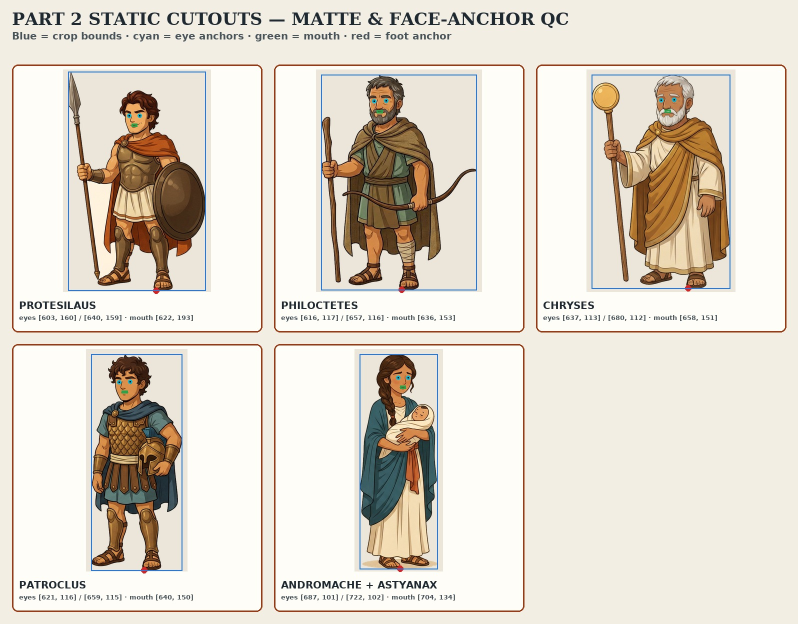
#> input picture production/part2/character_sheets/part2_cutout_calibration.jpg, 1596 x 1247 px (shown at 1/2 size)
$ python -i build_part2_character_cutouts.py   (imports and definitions only)
#> lines starting #> are read from the running program, lines starting #| are printed output that depends on the picture; after the words box and inside, x2 and y2 are one past the last pixel; in counts of white or black regions, pixels touching at a corner belong together
"""Extract approved Part 2 character sheets as transparent static cutouts and face anchors.

The sheets have a plain, nearly uniform warm-cream background. This tool removes only
background-colored pixels connected to the canvas border, so cream robes and swaddling
inside the character silhouettes remain opaque (unlike a global color-distance matte).
"""
import json
from pathlib import Path

import numpy as np
from PIL import Image, ImageDraw, ImageFont
from scipy import ndimage

ROOT = Path(__file__).resolve().parents[1]
SHEETS = ROOT / "production/part2/character_sheets"
RIG_DIR = ROOT / "production/assets/rigs"
ANCHORS_PATH = RIG_DIR / "char_anchors.json"
CALIBRATION_PATH = SHEETS / "part2_cutout_calibration.jpg"

CHARACTERS = {
    "protesilaus": {"sheet": "protesilaus_sheet.png", "face_roi": (575, 140, 700, 180)},
    "philoctetes": {"sheet": "philoctetes_sheet.png", "face_roi": (600, 108, 675, 132)},
    "chryses": {"sheet": "chryses_sheet.png", "face_roi": (620, 100, 700, 126)},
    "patroclus": {"sheet": "patroclus_sheet.png", "face_roi": (602, 104, 680, 130)},
    "andromache_astyanax": {"sheet": "andromache_astyanax_sheet.png", "face_roi": (672, 88, 738, 114)},
}


def border_pixels(rgb, thickness=18):
    return np.concatenate((
        rgb[:thickness, :, :].reshape(-1, 3),
        rgb[-thickness:, :, :].reshape(-1, 3),
        rgb[:, :thickness, :].reshape(-1, 3),
        rgb[:, -thickness:, :].reshape(-1, 3),
    ), axis=0)


def extract_border_connected_cutout(sheet_path: Path) -> Image.Image:
    source = Image.open(sheet_path).convert("RGB")
#> source is the input picture: PIL image 1596x1247 RGB; mean R, G, B 224.3, 216.8, 205.2
    rgb = np.asarray(source, dtype=np.float32)
    h, w = rgb.shape[:2]
#> h = 1247; w = 1596
    bg = np.median(border_pixels(rgb), axis=0)
#> bg = [242, 238, 227]
    distance = np.sqrt(np.sum((rgb - bg) ** 2, axis=2))

    # Flat background varies by only a few RGB levels; allow generous tolerance for
    # subtle backdrop shading while using border connectivity to protect pale clothing.
    background_candidates = distance <= 48.0
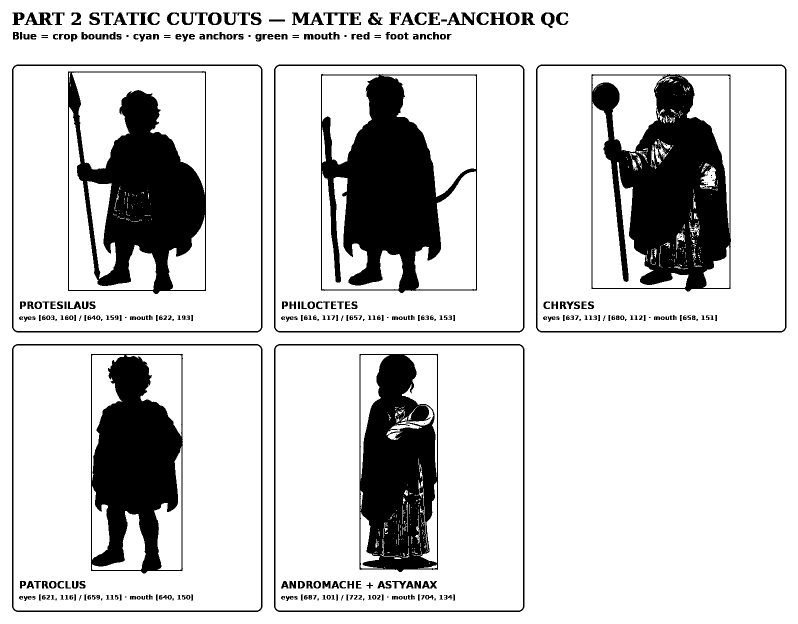
#> background_candidates: shape (1247, 1596) bool (shown at 1/2 size); 82.3% white; 391 black regions (73 under 20 px), largest, box (x1, y1, x2, y2) and area: (1183, 148, 1462, 583) 69079, (642, 148, 954, 586) 64031, (136, 142, 412, 588) 58419
    seeds = np.zeros((h, w), dtype=bool)
    seeds[0, :] = background_candidates[0, :]
#> seeds: shape (1247, 1596) bool; 0.08% white in thin lines or dots, all inside (x1, y1, x2, y2) = (0, 0, 1596, 1)
    seeds[-1, :] = background_candidates[-1, :]
    seeds[:, 0] = background_candidates[:, 0]
    seeds[:, -1] = background_candidates[:, -1]
#> seeds: shape (1247, 1596) bool; 0.29% white in thin lines or dots
    background = ndimage.binary_propagation(
        input=seeds,
        structure=np.ones((3, 3), dtype=bool),
        mask=background_candidates,
    )
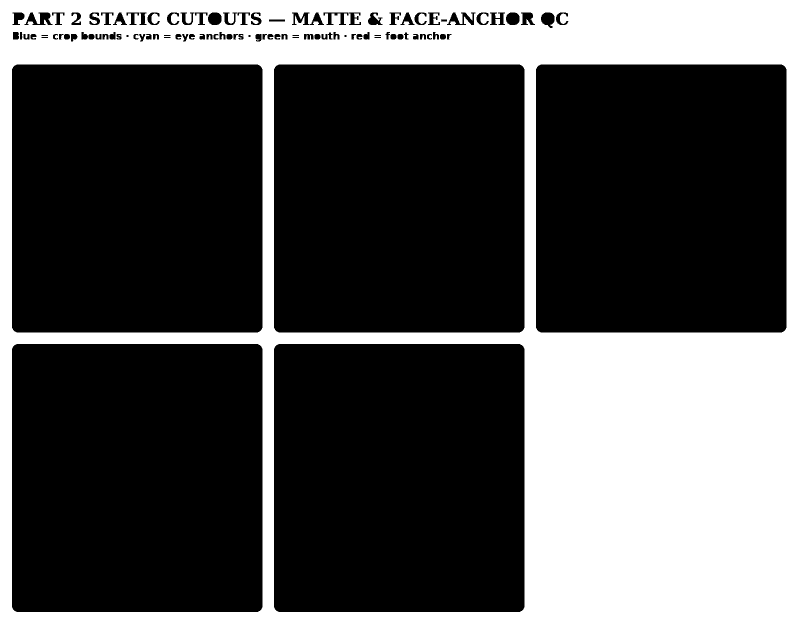
#> background: shape (1247, 1596) bool (shown at 1/2 size); 31.7% white; 1 white region, box (x1, y1, x2, y2) and area: (0, 0, 1596, 1247) 630692

    # Reject isolated background texture/noise that is not part of the figure.
    foreground = ~background
    labeled, count = ndimage.label(foreground, structure=np.ones((3, 3), dtype=bool))
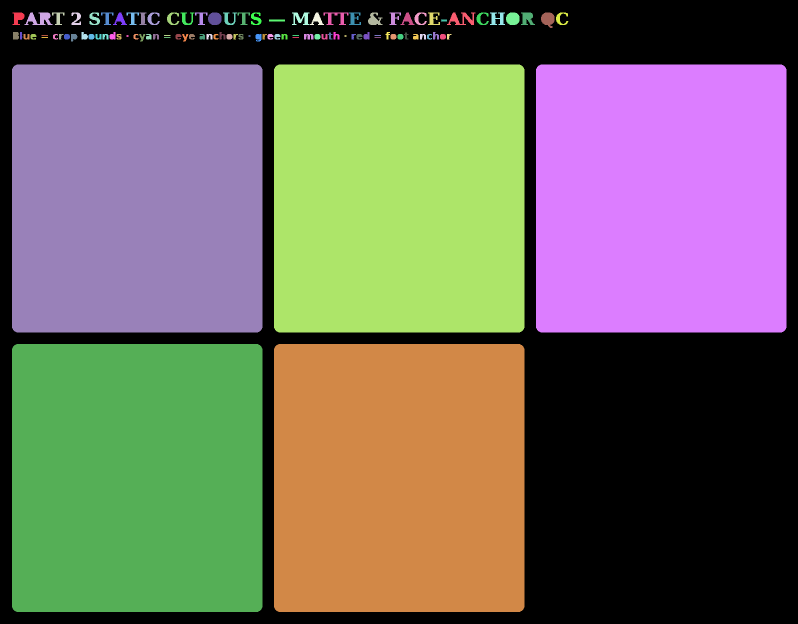
#> labeled: shape (1247, 1596) int32 (shown at 1/2 size); 103 distinct labels, from 0 to 102; one colour per label, 0 black
#> count = 102
    sizes = np.bincount(labeled.ravel())
#> sizes = 103 values, max 630692 at index 0, min 16 at index 88, mean 19322.4
    keep = sizes >= 80
    keep[0] = False
    foreground = keep[labeled]
#> foreground: shape (1247, 1596) bool; 68.3% white; 1 black region, box (x1, y1, x2, y2) and area: (0, 0, 1596, 1247) 631842
    background = ~foreground

    # A one-pixel inner transition keeps the edge antialiased without color-keying
    # the interior of light robes or the infant's swaddling.
    inside_distance = ndimage.distance_transform_edt(foreground)
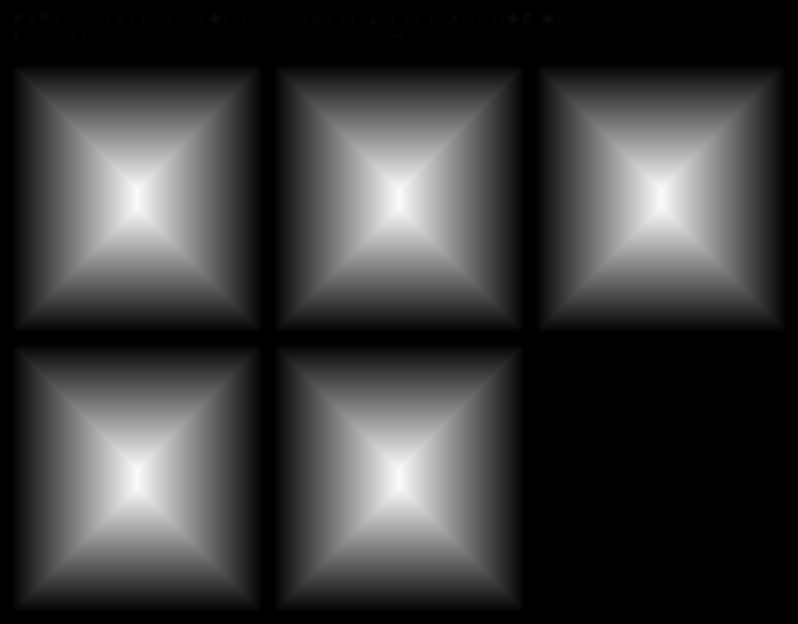
#> inside_distance: shape (1247, 1596) float64 (shown at 1/2 size); min 0, max 251, mean 58.5
    alpha = np.where(foreground, 255.0, 0.0)
    edge_band = foreground & (inside_distance < 1.5)
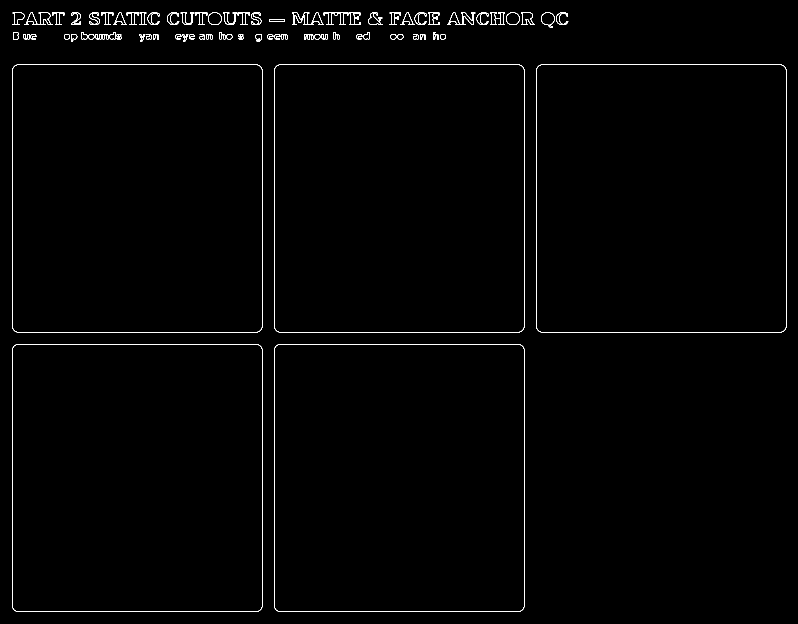
#> edge_band: shape (1247, 1596) bool (shown at 1/2 size); 0.89% white in thin lines or dots
    alpha[edge_band] = np.clip(inside_distance[edge_band] / 1.5, 0.0, 1.0) * 255.0
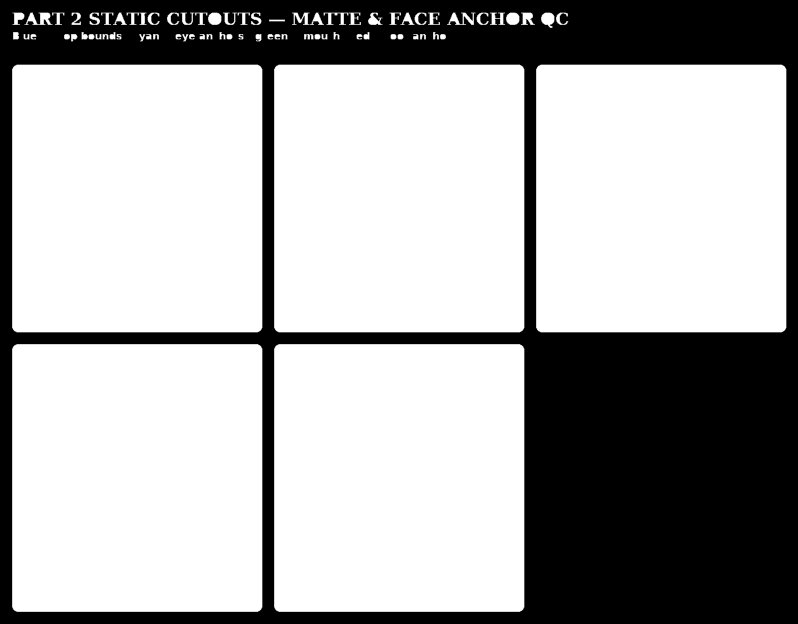
#> alpha: shape (1247, 1596) float64 (shown at 1/2 size); min 0, max 255, mean 173.3

    rgba = np.dstack((rgb, alpha)).clip(0, 255).astype(np.uint8)
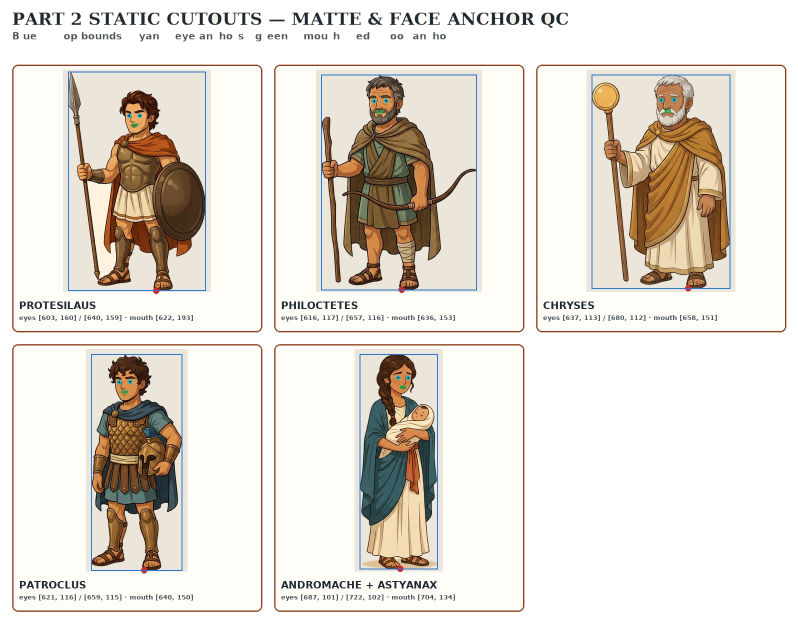
#> rgba: shape (1247, 1596, 4) (shown at 1/2 size); mean R, G, B, A 224.3, 216.8, 205.2, 173.3; transparent parts drawn white
    return Image.fromarray(rgba, "RGBA")


# [149 lines left out: functions detect_eyes_and_mouth, face_and_body_anchors, make_calibration_grid, main, not called in this run]


# [2 lines not run here, left out]

>>> result = extract_border_connected_cutout('../production/part2/character_sheets/part2_cutout_calibration.jpg')
